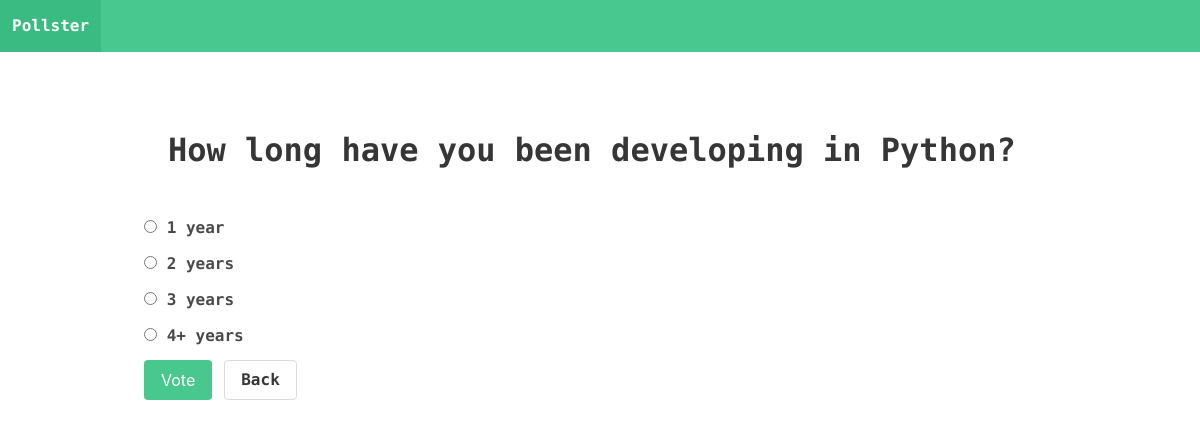
The app's page /polls/2/ with its own data.
### polls/models.py (models this page shows, shortened)
class Question(models.Model):
    question_text = models.CharField(max_length=200)
    pub_date = models.DateTimeField('date published')

class Choice(models.Model):
    question = models.ForeignKey(Question, on_delete=models.CASCADE)
    choice_text = models.CharField(max_length=200)
    votes = models.IntegerField(default=0)

### polls/views.py (the view)
# urls.py: path('<int:question_id>/', views.poll, name='poll'),
def poll(request, question_id):
    print('poll')
    try:
        question = Question.objects.get(pk=question_id)
    except Question.DoesNotExist:
        raise Http404("Question does not exist")
    return render(request, 'polls/poll.html', { 'question': question })

### templates/polls/poll.html (shortened to what this page needs)
{% extends 'base.html'%} {% block content %}
<section class="hero">
  <div class="hero-body">
    <div class="container">
      <h1 class="title">
        {{ question.question_text }}
      </h1>
    </div>
  </div>
</section>
<form action="{% url 'polls:vote' question.id %}" method="post" style="padding: 0 1.5rem;">
  {% csrf_token %} {% for choice in question.choice_set.all %}
  <div class="field">
    <div class="control">
      <input
        type="radio"
        name="choice"
        id="choice{{ forloop.counter }}"
        value="{{ choice.id }}"
      />
      <label class="radio" for="choice{{ forloop.counter }}"
        >{{ choice.choice_text }}</label
      >
    </div>
  </div>
  {% endfor %}
  <div class="field is-grouped">
    <div class="control">
      <button class="button is-success"type="submit">Vote</button>
    </div>
    <p class="control">
      <a href="{% url 'polls:index' %}" class="button">Back</a>
    </p>
  </div>
</form>
{% endblock %}

### templates/base.html (style rules this page uses)
body { font-family: 'Fira Code', monospace; font-weight: 700 !important; }

### records on screen
Question: question_text "How long have you been developing in Python?"
Choice: choice_text "1 year"
Choice: choice_text "2 years"
Choice: choice_text "3 years"
Choice: choice_text "4+ years"
